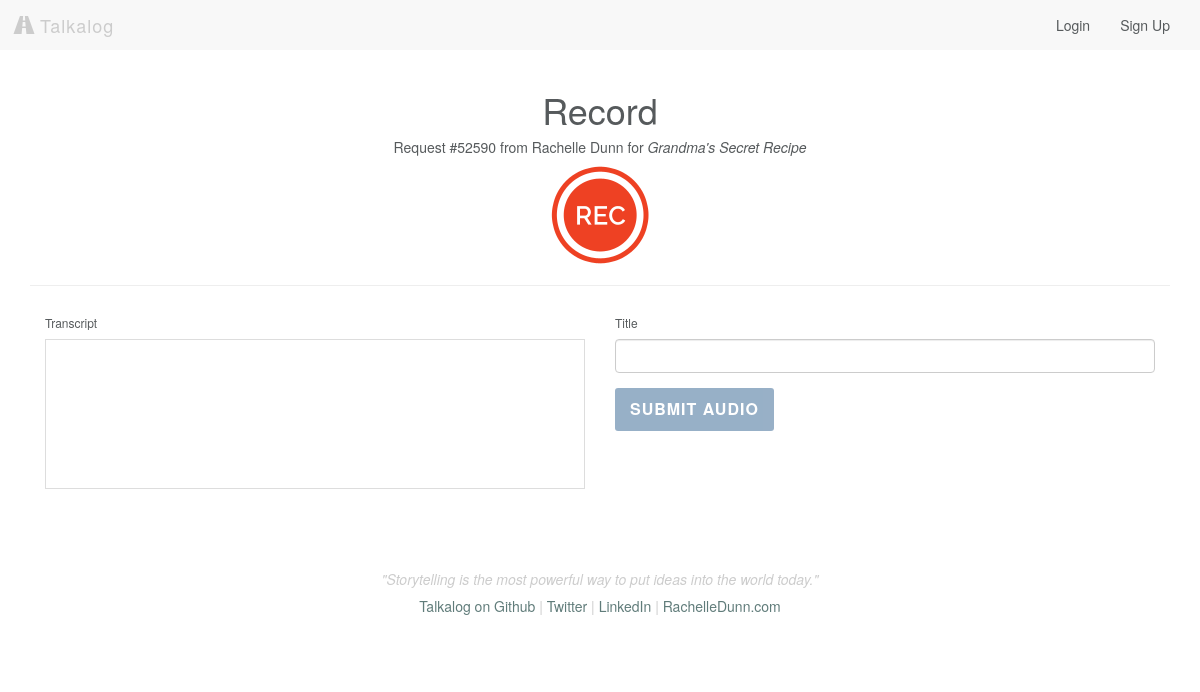
The page /request/52590 on the database its author committed.
### model.py (models this page shows, shortened)
class RequestID(db.Model):
    __tablename__ = "Requests"
    id = db.Column(db.String, primary_key=True)
    user_id = db.Column(db.Integer, db.ForeignKey('Users.id'), nullable=False)
    upload_id = db.Column(db.Integer, db.ForeignKey('Uploads.id'), nullable=False)
    call_sid = db.Column(db.String)
    user = db.relationship("User", backref=db.backref("requestids", order_by=id))
    upload = db.relationship("Upload", backref=db.backref("requestids", order_by=id))

class User(db.Model):
    __tablename__ = "Users"
    id = db.Column(db.Integer, autoincrement=True, primary_key=True)
    email = db.Column(db.String(100), nullable=False)
    password = db.Column(db.String(50), nullable=False)
    first_name = db.Column(db.String(50), nullable=False)
    last_name = db.Column(db.String(50), nullable=False)
    tel = db.Column(db.String, nullable=False)

class Upload(db.Model):
    __tablename__ = "Uploads"
    id = db.Column(db.Integer, autoincrement=True, primary_key=True)
    user_id = db.Column(db.Integer, db.ForeignKey('Users.id'), nullable=False)
    title = db.Column(db.String, nullable=False, default=db.func.now())
    path = db.Column(db.String(50))
    mimetype = db.Column(db.String(50), default='wav') # wav, jpg, mp3
    datetime = db.Column(db.DateTime, default=db.func.now(), onupdate=db.func.now()) # set datetime to current timestamp
    transcript = db.Column(db.Text)
    user = db.relationship("User", backref=db.backref("uploads", order_by=id))

### server.py (the view)
@app.route('/request/<string:id>', methods=['GET', 'POST'])
def requested_audio_page(id):
	"""Record audio via request URL. Capture audio blob and save to S3, transcript, and title."""
	requested_obj = RequestID.query.get(id)
	assoc_upload = Upload.query.get(requested_obj.upload_id)
	if request.method == 'POST':
		file = request.files['file']
		title = request.form.get('title')
		transcript = request.form.get('transcript')
		if file:
			filename = str_generator(30) + '.wav'
			assoc_upload.title = title
			assoc_upload.path = filename
			assoc_upload.transcript = transcript
			db.session.commit()
			print 'Committed new recording %s' % filename
			k = b.new_key(filename)
			k.set_contents_from_file(file)
		return render_template("thanks.html")
	else:
		return render_template("request_page.html", requested_obj=requested_obj)

### templates/request_page.html (shortened to what this page needs)
{% extends 'base.html' %}
{% block content %}
    <div class="row text-center">
        <h1>Record</h1>
        <h5>Request #<span id="request-id">{{ requested_obj.id }}</span> from {{ requested_obj.user.first_name }} {{ requested_obj.user.last_name }} for <em>{{ requested_obj.upload.title }}</em></h5>
        <div id="start_button"><img src="/static/img/record.png" alt="Record" width="100" height="100"></div>
    </div>
    <hr>
    <div class="row">
        <div class="col-sm-6">
            <h6>Transcript</h6>
            <div id="results">
            </div>
        </div>
        <div class="col-sm-6">
            <div class="upload-info">
                <h6>Title</h6>
                <div class="form-group">
                    <input type="text" name="title" class="form-control" id="recording-title" placeholder="">
                </div>
                <input type="submit" value="Submit Audio" id="submit-audio" class="button">
            </div>
        </div>
    </div>
{% endblock %}

### static/css/style.css (style rules this page uses)
body { background-color: #ffffff; color: #565a5c; }
.h1, .h2, .h3, .h4, .h5, h1, h2, h3, h4, h5 { font-weight: 200; }
.button { background: #6186aa; color: #fff; box-shadow: 0 6px #405972; border: none; font-family: inherit; font-size: 16px; cursor: pointer; padding: 10px 15px; display: inline-block; text-transform: uppercase; letter-spacing: 1px; font-weight: 700; outline: none; position: relative; border-radius: 3px; -webkit-transition: none; -moz-transition: none; transition: none; }
.button:after { content: ''; position: absolute; z-index: -1; -webkit-transition: all 0.3s; -moz-transition: all 0.3s; transition: all 0.3s; }
.button.disabled, .button[disabled], fieldset[disabled] .button { pointer-events: none; cursor: not-allowed; filter: alpha(opacity=65); -webkit-box-shadow: none; box-shadow: none; opacity: .65; }
.row { margin-left: auto; margin-right: auto; }
#results { font-size: 14px; font-weight: bold; border: 1px solid #ddd; padding: 15px; text-align: left; min-height: 150px; }
#start_button, #stop_button { cursor: pointer; }

### rows shown on the page
RequestID: id "52590"
User: user.first_name "Rachelle", user.last_name "Dunn"
Upload: upload "Grandma's Secret Recipe"
